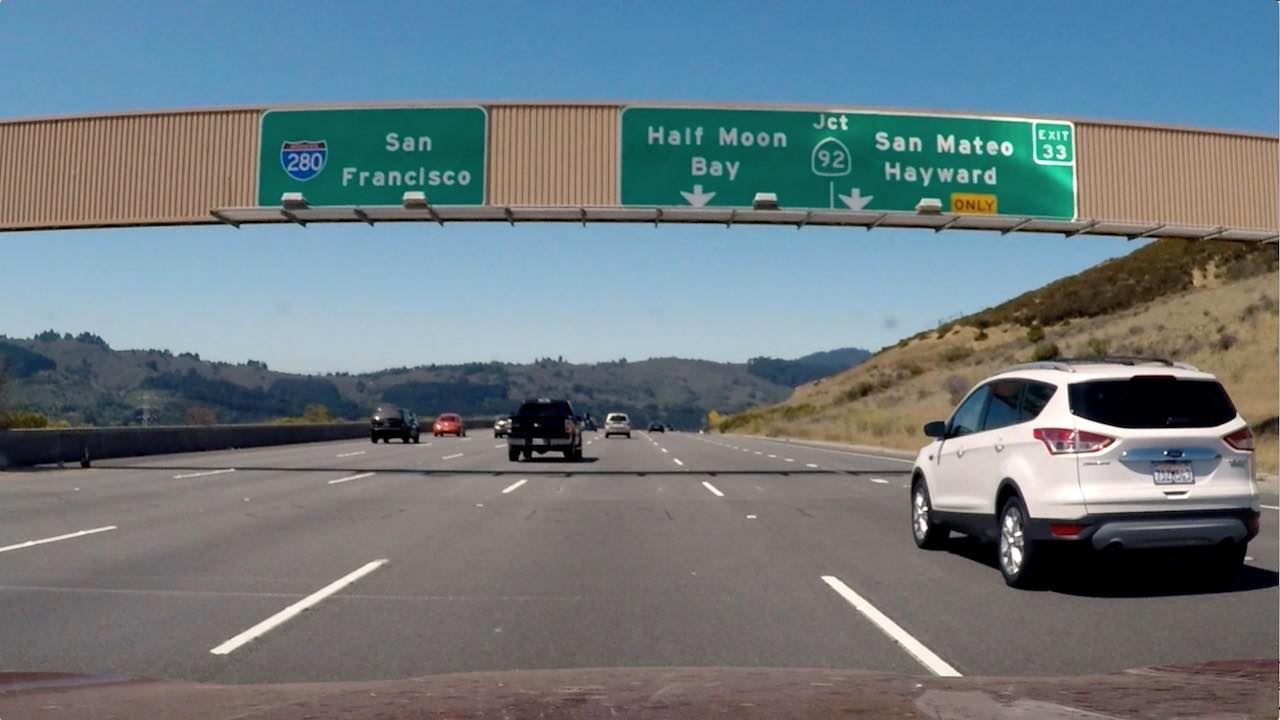
#> input picture examples/signs_vehicles_xygrad.png, 1280 x 720 px
$ jupyter execute --allow-errors project_report.ipynb   (shell and % lines are left out)   (Python 2 division)   (older library calls are emulated)   (text cells are left out)
#> lines starting #> are read from the running program, lines starting #| are printed output that depends on the picture; after the words box and inside, x2 and y2 are one past the last pixel; in counts of white or black regions, pixels touching at a corner belong together; pictures that were not available may be replaced by others from this repository, and a replacement may not be noted
[cell 1]
#import necessary library
import numpy as np
import cv2
import glob
import matplotlib.pyplot as plt
import matplotlib.image as mpimg
import pickle
from moviepy.editor import VideoFileClip
from moviepy.editor import VideoFileClip
from IPython.display import HTML

[cell 2]
# prepare object points, like (0,0,0), (1,0,0), (2,0,0) ....,(6,5,0)
objp = np.zeros((6*9,3), np.float32)
objp[:,:2] = np.mgrid[0:9,0:6].T.reshape(-1,2)

# Arrays to store object points and image points from all the images.
objpoints = [] # 3d points in real world space
imgpoints = [] # 2d points in image plane.

# Make a list of calibration images
images = glob.glob('camera_cal/calibration*.jpg')

# Step through the list and search for chessboard corners
for fname in images:
    img = cv2.imread(fname)
    gray = cv2.cvtColor(img,cv2.COLOR_BGR2GRAY)

    # Find the chessboard corners
    ret, corners = cv2.findChessboardCorners(gray, (9,6),None)

    # If found, add object points, image points
    if ret == True:
        objpoints.append(objp)
        imgpoints.append(corners)

[cell 3]

# Test undistortion on an image
img = cv2.imread('examples/signs_vehicles_xygrad.png')
#> img is the input picture: shape (720, 1280, 3); mean B, G, R 127.5, 121.6, 109.2

img_size = (img.shape[1], img.shape[0])
#> img_size = (1280, 720)

# Do camera calibration given object points and image points
#> (the rest of this cell did not finish here and is left out)

[cell 4]
def abs_sobel_thresh(img, orient='x', sobel_kernel = 3, thresh=(0, 255)):
    gray = cv2.cvtColor(img, cv2.COLOR_RGB2GRAY)*255
    if orient == 'x':
        sobel = cv2.Sobel(gray, cv2.CV_64F, 1, 0, ksize = sobel_kernel)
    else:
        sobel = cv2.Sobel(gray, cv2.CV_64F, 0, 1, ksize = sobel_kernel)
    abs_sobel = np.absolute(sobel)
    scaled_sobel = np.uint8(255*abs_sobel/np.max(abs_sobel))
    binary_output = np.zeros_like(scaled_sobel)
    binary_output[(scaled_sobel >= thresh[0]) & (scaled_sobel <= thresh[1])] = 1
    return binary_output

def dir_threshold(img, sobel_kernel=3, thresh=(0, np.pi/2)):
    gray = cv2.cvtColor(img, cv2.COLOR_RGB2GRAY)*255
    sobelx = cv2.Sobel(gray, cv2.CV_64F, 1, 0, ksize = sobel_kernel)
    sobely = cv2.Sobel(gray, cv2.CV_64F, 0, 1, ksize = sobel_kernel)
    abs_sobelx = np.abs(sobelx)
    abs_sobely = np.abs(sobely)
    direction = np.arctan2(abs_sobely, abs_sobelx)
    dir_binary = np.zeros_like(direction)
    dir_binary[(direction >= thresh[0]) & (direction <= thresh[1])] = 1
    return dir_binary

def hls_select(img, channel = 2, thresh=(0, 255)):
    hls = cv2.cvtColor(img, cv2.COLOR_RGB2HLS)
    C = hls[:,:,channel]*255
    binary = np.zeros_like(C)
    binary[(C > thresh[0]) & (C <= thresh[1])] = 1
    return binary

def mag_thresh(img, sobel_kernel=3, mag_thresh=(0, 255)):
    gray = cv2.cvtColor(img, cv2.COLOR_RGB2GRAY)*255
    sobelx = cv2.Sobel(gray, cv2.CV_64F, 1, 0, ksize = sobel_kernel)
    sobely = cv2.Sobel(gray, cv2.CV_64F, 0, 1, ksize = sobel_kernel)
    abs_sobel = np.sqrt(np.square(sobelx)+np.square(sobely))
    scaled_sobel = np.uint8(255*abs_sobel/np.max(abs_sobel))
    binary_output = np.zeros_like(scaled_sobel)
    binary_output[(scaled_sobel >= mag_thresh[0]) & (scaled_sobel <= mag_thresh[1])] = 1
    return binary_output

[cell 5]
image = mpimg.imread('examples/signs_vehicles_xygrad-Copy1.png')
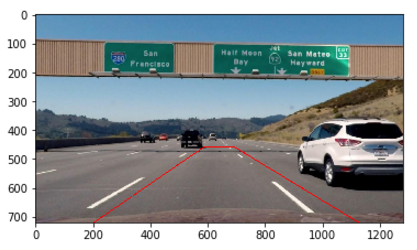
#> input picture examples/before_warp.png, 417 x 250 px, given in place of signs_vehicles_xygrad-Copy1.png, which was not available
#> image is the input picture: shape (250, 417, 3) float32; mean R, G, B 0.564, 0.597, 0.611


x_binary = abs_sobel_thresh(image, orient='x', sobel_kernel=3, thresh=(50, 150))
#> in abs_sobel_thresh, `gray = cv2.cvtColor(img, cv2.COLOR_RGB2GRAY)*255`:
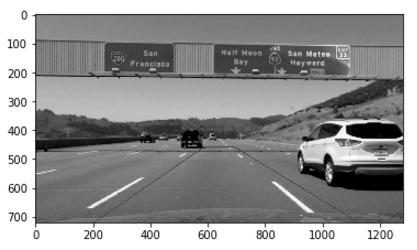
#> gray: shape (250, 417) float32; min 0, max 255, mean 150.2
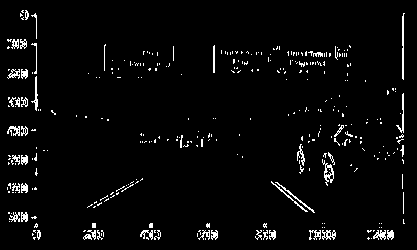
#> x_binary: shape (250, 417); values 0 (black) and 1 (white), 3.5% white in thin lines or dots, all inside (x1, y1, x2, y2) = (7, 10, 405, 240)
y_binary = abs_sobel_thresh(image, orient='y', sobel_kernel=3, thresh=(50, 150))
#> y_binary: shape (250, 417); values 0 (black) and 1 (white), 8.1% white in thin lines or dots, all inside (x1, y1, x2, y2) = (7, 9, 405, 240)
mag_binary = mag_thresh(image, sobel_kernel=3, mag_thresh=(50, 150))
hls_binary = hls_select(image, channel = 2, thresh=(120, 200))
#> in hls_select, `hls = cv2.cvtColor(img, cv2.COLOR_RGB2HLS)`: hls: shape (250, 417, 3) float32; mean of channels 0, 1, 2 88.3, 0.6, 0.2
#> in hls_select, `C = hls[:,:,channel]*255`:
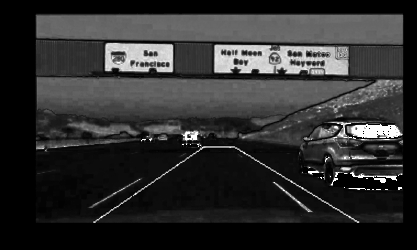
#> C: shape (250, 417) float32; min 0, max 255, mean 46.4; drawn with min black and max white
#> hls_binary: shape (250, 417) float32; values 0 (black) and 1 (white), 2.8% white in thin lines or dots, all inside (x1, y1, x2, y2) = (36, 43, 403, 223)
dir_binary = dir_threshold(image, sobel_kernel=15, thresh=(0.7, 1.3))
#> in dir_threshold, `sobely = cv2.Sobel(gray, cv2.CV_64F, 0, 1, ksize = sobel_kernel)`:
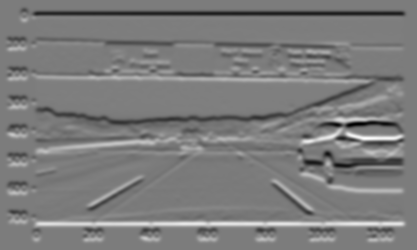
#> sobely: shape (250, 417) float64; min -5.87e+09, max 6.16e+09, mean 0; drawn with min black and max white
#> in dir_threshold, `direction = np.arctan2(abs_sobely, abs_sobelx)`:
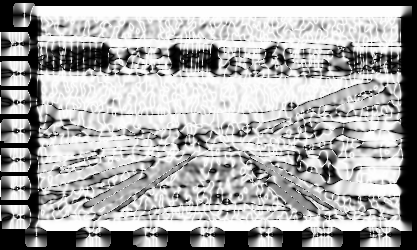
#> direction: shape (250, 417) float64; min 0, max 1.57, mean 1.03; drawn with min black and max white
#> dir_binary: shape (250, 417) float64; values 0 (black) and 1 (white), 24.4% white; 926 white regions (733 under 20 px), largest, box (x1, y1, x2, y2) and area: (65, 146, 354, 231) 7366, (239, 75, 402, 149) 2572, (113, 121, 213, 148) 567
combined = np.zeros_like(mag_binary)
combined[ ((hls_binary == 1) & (dir_binary==1))|( (mag_binary == 1) & (x_binary==1) & (y_binary ==1))] = 1


# Plot the result
#> (the rest of this cell did not finish here and is left out)

[cell 6]
img = cv2.imread('examples/signs_vehicles_xygrad-Copy1.png')
#> img: shape (250, 417, 3)
img_size = (img.shape[1],img.shape[0])
#> img_size = (417, 250)

src = np.float32(
    [[(img_size[0] / 2) - 55, img_size[1] / 2 + 100],
    [((img_size[0] / 6) - 10), img_size[1]],
    [(img_size[0] * 5 / 6) + 60, img_size[1]],
    [(img_size[0] / 2 + 55), img_size[1] / 2 + 100]])
dst = np.float32(
    [[(img_size[0] / 4), 0],
    [(img_size[0] / 4), img_size[1]],
    [(img_size[0] * 3 / 4), img_size[1]],
    [(img_size[0] * 3 / 4), 0]])

#BGR, setting line color red
img = cv2.line(img,(src[0][0],src[0][1]),(src[1][0],src[1][1]),(0,0,255),2)
img = cv2.line(img,(src[1][0],src[1][1]),(src[2][0],src[2][1]),(0,0,255),2)
img = cv2.line(img,(src[2][0],src[2][1]),(src[3][0],src[3][1]),(0,0,255),2)
img = cv2.line(img,(src[3][0],src[3][1]),(src[0][0],src[0][1]),(0,0,255),2)

#BGR to RGB to display by plt
img = cv2.cvtColor(img, cv2.COLOR_BGR2RGB)
plt.imshow(img)
#> (this line was passed over: IPython is not available in this run)

[cell 7]
def warp(img, inverse = False):
#> called with inverse = False
    img_size = (img.shape[1],img.shape[0])
#> img_size = (417, 250)
    src = np.float32(
        [[(img_size[0] / 2) - 55, img_size[1] / 2 + 100],
        [((img_size[0] / 6) - 10), img_size[1]],
        [(img_size[0] * 5 / 6) + 60, img_size[1]],
        [(img_size[0] / 2 + 55), img_size[1] / 2 + 100]])
    dst = np.float32(
        [[(img_size[0] / 4), 0],
        [(img_size[0] / 4), img_size[1]],
        [(img_size[0] * 3 / 4), img_size[1]],
        [(img_size[0] * 3 / 4), 0]])
    if inverse == False:
        M = cv2.getPerspectiveTransform(src, dst)
    elif inverse == True:
        M = cv2.getPerspectiveTransform(dst, src)
    warped = cv2.warpPerspective(img, M, img_size, flags=cv2.INTER_LINEAR)
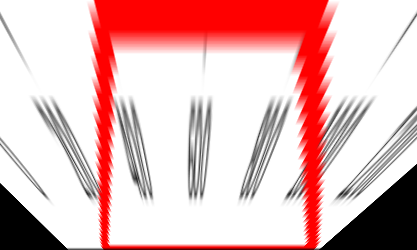
#> warped: shape (250, 417, 3); mean R, G, B 227.9, 185.7, 185.7
    return warped

warped = warp(img)
plt.imshow(warped)
#> (this line was passed over: IPython is not available in this run)

[cell 8]
warped = warp(combined)
plt.imshow(warped, cmap = 'gray')
#> (this line was passed over: IPython is not available in this run)

[cell 9]
#Finding peaks in histgram for gredients
def find_peak(histogram):
    first_peak = np.argmax(histogram)
    if (first_peak - 300) >= 0:
        histogram[first_peak-300:first_peak+300] = 0
    else:
        histogram[:first_peak+300] = 0
        histogram[(len(histogram)- first_peak + 300):] = 0
    second_peak = np.argmax(histogram)
    left_peak, right_peak = np.sort([first_peak, second_peak])
    return left_peak, right_peak

#Finding square box, which is likely to include lane pixels
def find_lane(img):
    left_blue = np.zeros_like(img)
    right_red = np.zeros_like(img)
    histogram = np.sum(img[img.shape[0]/2:,:], axis=0)
    first_left, first_right = find_peak(histogram)
    length = img.shape[0]/8
    img_size = (img.shape[1], img.shape[0])
    left_blue = cv2.rectangle(left_blue, (int(first_left-length/2), img_size[1]- 90),
                              (int(first_left+length/2),img_size[1]), 1, -1)
    right_red = cv2.rectangle(right_red, (int(first_right-length/2), img_size[1]- 90),
                              (int(first_right+length/2),img_size[1]), 1, -1)

    pre_left, pre_right = first_left, first_right

    for i in range(7):
        if i != 6:
            histogram = np.sum(img[img.shape[0]*(8-i-2)/8:img.shape[0]*(8-i-1)/8,:], axis=0)
        else:
            histogram = np.sum(img[0:img.shape[0]*(8-i-1)/8,:], axis=0)
        biggest, second_biggest = find_peak(histogram)
        if ((biggest > (pre_left - length*4/3)) & (biggest < (pre_left + length*4/3))):
            left = biggest
            left_blue = cv2.rectangle(left_blue, (int(left-length/2), img_size[1]- 90*(i+2)),
                          (int(left+length/2),img_size[1]-90*(i+1)), 1, -1)
            pre_left = left
        elif ((second_biggest > (pre_left - length*4/3)) & (second_biggest < (pre_left + length*4/3))):
            left = second_biggest
            left_blue = cv2.rectangle(left_blue, (int(left-length/2), img_size[1]- 90*(i+2)),
                          (int(left+length/2),img_size[1]-90*(i+1)), 1, -1)
            pre_left = left
        if (biggest > (pre_right - length*4/3)) & (biggest < (pre_right + length*4/3)):
            right = biggest
            right_red = cv2.rectangle(right_red, (int(right-length/2), img_size[1]- 90*(i+2)),
                          (int(right+length/2),img_size[1]-90*(i+1)), 1, -1)
            pre_right = right
        elif (second_biggest > (pre_right - length*4/3)) & (second_biggest < (pre_right + length*4/3)):
            right = second_biggest
            right_red = cv2.rectangle(right_red, (int(right-length/2), img_size[1]- 90*(i+2)),
                          (int(right+length/2),img_size[1]-90*(i+1)), 1, -1)
            pre_right = right
    color_binary = np.dstack((right_red, img, left_blue))
    return color_binary, right_red, img, left_blue


##For visualising test image
#Undistortion
def undistort(img, mtx, dist):
    dst = cv2.undistort(img, mtx, dist, None, mtx)
    return dst

#Binary transformation
# [9 lines left out: function binary_transform, not called in this run]

[cell 10]
#Visualization, how an image is processed
timg = plt.imread('test_images/test1.jpg')
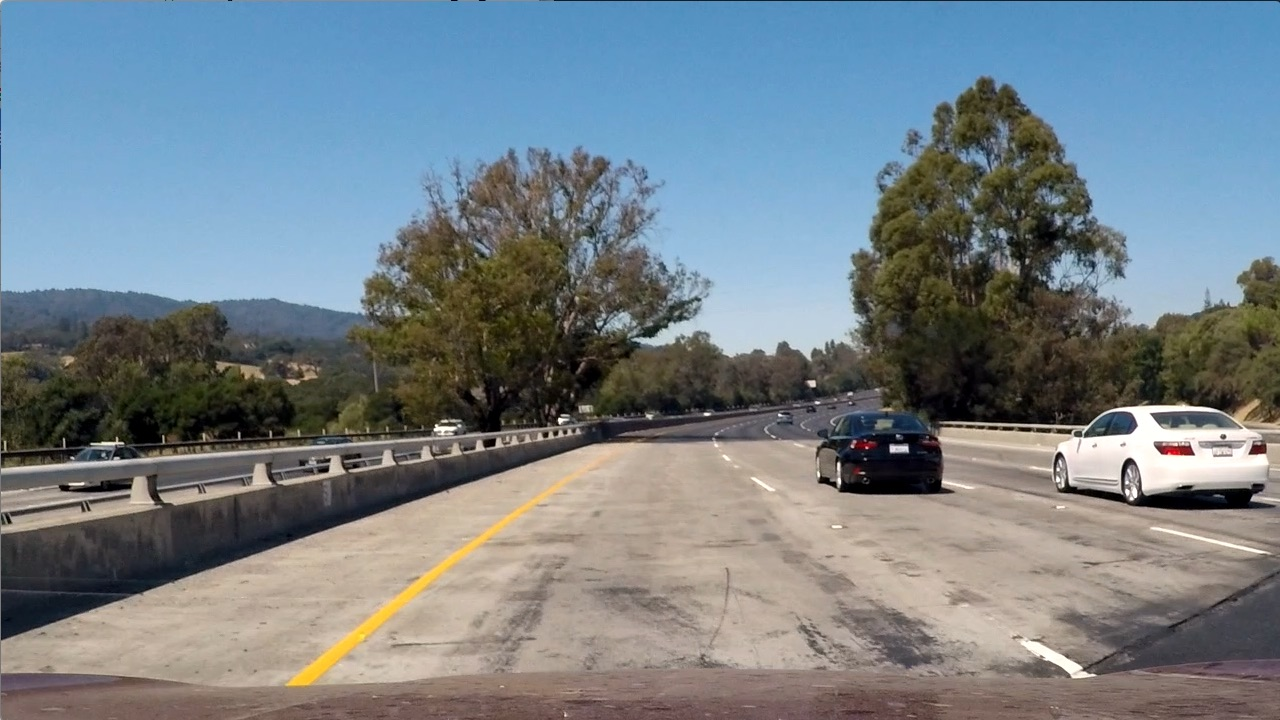
#> input picture test_images/test1.jpg, 1280 x 720 px
#> timg is the input picture: shape (720, 1280, 3); mean R, G, B 117.5, 128.7, 135.5
#> (the rest of this cell did not finish here and is left out)

[cell 11]
#Visualization, color result 2
lanes, right, binary, left= find_lane(warped)
plt.imshow(lanes*255)
#> (this line was passed over: IPython is not available in this run)

[cell 12]
#Visualise each lane pixcels
combined_left = np.zeros_like(binary)
combined_right = np.zeros_like(binary)
combined_left[(binary == 1) & (left == 1)] = 1
combined_right[(binary == 1) & (right == 1)] = 1

#> (the rest of this cell did not finish here and is left out)

[cell 13]
#input is 1d binary image
def making_points_list(img):
    height = img.shape[0]
    width = img.shape[1]
    y = []
    x = []
    for i in range(height):
        for j in range(width):
            if img[i][j] == 1:
                y.append(i)
                x.append(j)
    x = np.asarray(x)
    y = np.asarray(y)
    return x, y

#measuring curvanture
def measuring_curv(l_x, l_y, r_x, r_y):
    l_max = 720
    r_max = 720

    ym_per_pix = 30/720 # meters per pixel in y dimension
    xm_per_pix = 3.7/700 # meteres per pixel in x dimension

    left_fit_cr = np.polyfit(l_y*ym_per_pix, l_x*xm_per_pix, 2)
    right_fit_cr = np.polyfit(r_y*ym_per_pix, r_x*xm_per_pix, 2)
    left_curverad = ((1 + (2*left_fit_cr[0]*l_max + left_fit_cr[1])**2)**1.5) \
                                 /np.absolute(2*left_fit_cr[0])
    right_curverad = ((1 + (2*right_fit_cr[0]*r_max + right_fit_cr[1])**2)**1.5) \
                                    /np.absolute(2*right_fit_cr[0])
    average_curv = (left_curverad + right_curverad)/2
    return average_curv

#adding necessary infomation on an image
def get_text_info(img, l_x, l_y, r_x, r_y, l_lane_pix, r_lane_pix):
#> called with l_x = array of shape (11,), l_y = array of shape (11,), r_x = array of shape (422,), r_y = array of shape (422,), l_lane_pix = -1290.1, r_lane_pix = 546.2
    xm_per_pix = 3.7/700 # meteres per pixel in x dimension
    screen_middel_pixel = img.shape[1]/2
#> screen_middel_pixel = 208
    car_middle_pixel = int((r_lane_pix + l_lane_pix)/2)
#> car_middle_pixel = -371
    screen_off_center = screen_middel_pixel-car_middle_pixel
#> screen_off_center = 579
    meters_off_center = round(xm_per_pix * screen_off_center, 2)
#> meters_off_center = 3.06
    curv_in_meters = int(measuring_curv(l_x, l_y, r_x, r_y))
    return meters_off_center, curv_in_meters


#calculating polyfit and r squared
#These codes are coming from
#`http://stackoverflow.com/questions/893657/how-do-i-calculate-r-squared-using-python-and-numpy`
def polyfit(x, y, degree):
    results = {}

    coeffs = np.polyfit(x, y, degree)

     # Polynomial Coefficients
    results['polynomial'] = coeffs.tolist()

    # r-squared
    p = np.poly1d(coeffs)
    # fit values, and mean
    yhat = p(x)                         # or [p(z) for z in x]
    ybar = np.sum(y)/len(y)          # or sum(y)/len(y)
    ssreg = np.sum((yhat-ybar)**2)   # or sum([ (yihat - ybar)**2 for yihat in yhat])
    sstot = np.sum((y - ybar)**2)    # or sum([ (yi - ybar)**2 for yi in y])
    results['determination'] = round(ssreg / sstot, 3)

    return results

[cell 14]
left_x, left_y = making_points_list(combined_left)
right_x, right_y = making_points_list(combined_right)

l_results = polyfit(left_y, left_x, 2)
left_fit = l_results['polynomial']
ly_vals = np.linspace(0, 100, num=len(left_x))*7.2
left_fitx = left_fit[0]*ly_vals**2 + left_fit[1]*ly_vals + left_fit[2]


r_results = polyfit(right_y, right_x, 2)
right_fit = r_results['polynomial']
ry_vals = np.linspace(0, 100, num=len(right_x))*7.2
right_fitx = right_fit[0]*ry_vals**2 + right_fit[1]*ry_vals + right_fit[2]


# avg_curverad, left_curverad, right_curverad = measuring_curv(left_fitx, ly_vals, right_fitx, ry_vals)
# avg_curverad = measuring_curv(left_x, ly_vals, right_x, ry_vals)
#> (the rest of this cell did not finish here and is left out)

[cell 15]
undist = cv2.imread('examples/signs_vehicles_xygrad-Copy1.png')

warp_zero = np.zeros_like(warped).astype(np.uint8)
color_warp = np.dstack((warp_zero, warp_zero, warp_zero))

# Recast the x and y points into usable format for cv2.fillPoly()
pts_left = np.array([np.transpose(np.vstack([left_fitx, ly_vals]))])
pts_right = np.array([np.flipud(np.transpose(np.vstack([right_fitx, ry_vals])))])
pts = np.hstack((pts_left, pts_right))

# Draw the lane onto the warped blank image
cv2.fillPoly(color_warp, np.int_([pts]), (0,255, 0))
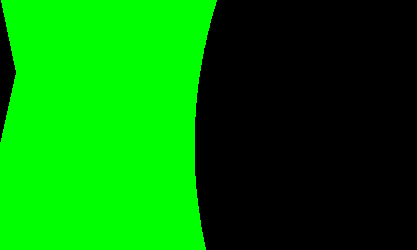
#> color_warp: shape (250, 417, 3); mean of channels 0, 1, 2 0, 119.8, 0; drawn as B, G, R

# Warp the blank back to original image space using inverse perspective matrix (Minv)
# newwarp = cv2.warpPerspective(color_warp, Minv, (image.shape[1], image.shape[0]))
newwarp = warp(color_warp, inverse = True)
#> call 3 of warp, with inverse = True
#> in warp (call 3), `warped = cv2.warpPerspective(img, M, img_size, flags=cv2.INTER_LINEAR)`:
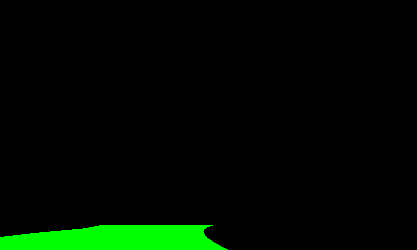
#> warped: shape (250, 417, 3); mean of channels 0, 1, 2 0, 11.3, 0; drawn as B, G, R
# Combine the result with the original image
result = cv2.addWeighted(undist, 1, newwarp, 0.3, 0)
result = cv2.cvtColor(result, cv2.COLOR_BGR2RGB)
#> (the rest of this cell did not finish here and is left out)


font = cv2.FONT_HERSHEY_SIMPLEX
# font = cv2.FONT_HERSHEY_PLAIN
# font = cv2.FONT_HERSHEY_SCRIPT_SIMPLEX
# font = cv2.FONT_HERSHEY_COMPLEX
result = cv2.putText(result,'Radius of Curvature %d(m)' %avg_curverad,(0,75), font, 2,(255,255,255),4)
result = cv2.putText(result,'Vehicle is {}(m) left of center'.format(off_center) ,(0,145),
                     font, 2,(255,255,255),4)
result = cv2.putText(result,'Left R^2: {}, Right R^2: {}'.format(l_results['determination'],
                                r_results['determination']),(0,220), font, 2,(255,255,255),4)


# plt.text(0, 50, off_center, fontsize=15, color = 'white')
# plt.text(0, 50, 'Radius of Curvature %d(m)' %avg_curverad, fontsize=15, color = 'white')
# plt.text(0, 120, 'Vehicle is {}(m) left of center'.format(off_center), fontsize=15, color = 'white')
plt.imshow(result)

[cell 16]
#functions, which are used for pipeline

#Camera calibration & undistortion
def calib_undist(original_img):
    # prepare object points, like (0,0,0), (1,0,0), (2,0,0) ....,(6,5,0)
    objp = np.zeros((6*9,3), np.float32)
#> objp = 54 rows, first 8: [0, 0, 0], [0, 0, 0], [0, 0, 0], [0, 0, 0], [0, 0, 0], [0, 0, 0], [0, 0, 0], [0, 0, 0]
    objp[:,:2] = np.mgrid[0:9,0:6].T.reshape(-1,2)

    # Arrays to store object points and image points from all the images.
    objpoints = [] # 3d points in real world space
    imgpoints = [] # 2d points in image plane.

    # Make a list of calibration images
    images = glob.glob('camera_cal/calibration*.jpg')

    # Step through the list and search for chessboard corners
    for fname in images:
        img = cv2.imread(fname)
        gray = cv2.cvtColor(img,cv2.COLOR_BGR2GRAY)

        # Find the chessboard corners
        ret, corners = cv2.findChessboardCorners(gray, (9,6),None)

        # If found, add object points, image points
        if ret == True:
            objpoints.append(objp)
            imgpoints.append(corners)
    img_size = (original_img.shape[1], original_img.shape[0])
#> img_size = (1280, 720)

    # Do camera calibration given object points and image points
    ret, mtx, dist, rvecs, tvecs = cv2.calibrateCamera(objpoints, imgpoints, img_size,None,None)
    dst = cv2.undistort(original_img, mtx, dist, None, mtx)
    return dst

#Undistortion
def undistort(img, mtx, dist):
    dst = cv2.undistort(img, mtx, dist, None, mtx)
    return dst

#Binary transformation
# [65 lines left out: functions binary_transform, drawing, not called in this run]
